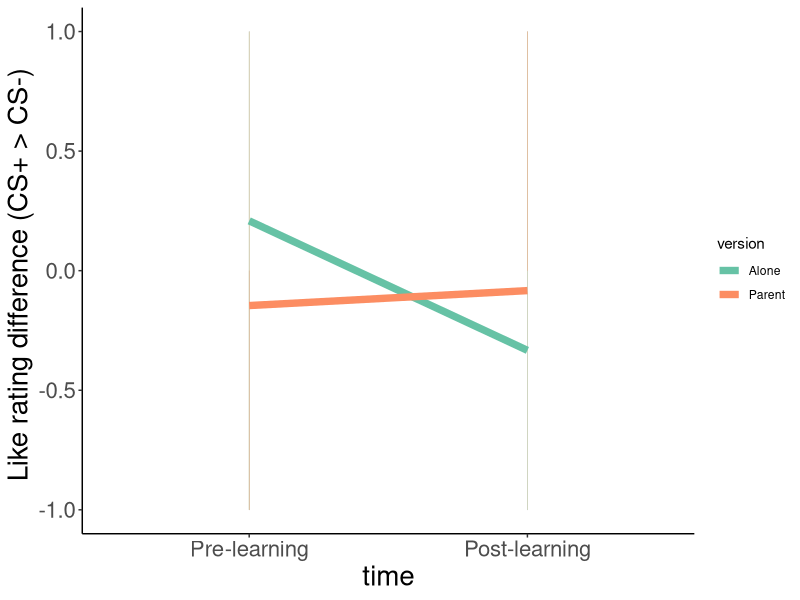

Write the R code that produced this figure.
## ---- chunk 1
#cleaning the environment
  rm(list = ls())
  cat ("\014")
  if(is.null(dev.list()) == FALSE) dev.off()

#Packages
  packages <- c('reshape','psych','rstatix','tidyverse')
  lapply(packages, require, character.only = TRUE)

## ---- chunk 2
#load data
  D <- read.csv("../data/Class_cond_Behav_all_030422.csv")
## ---- chunk 3
#arrange response vars (like+nervous questions)
  DBehav <-D[!is.na(D$LikePre.RESP)|!is.na(D$LikePost.RESP),] #take only rating trials
  
  DBehav$Like.RESP <- NA
  DBehav$Like.RESP[!is.na(DBehav$LikePre.RESP)]  <- DBehav$LikePre.RESP[!is.na(DBehav$LikePre.RESP)] 
  DBehav$Like.RESP[!is.na(DBehav$LikePost.RESP)] <- DBehav$LikePost.RESP[!is.na(DBehav$LikePost.RESP)]
  
  DBehav$Nervous.RESP <- NA
  DBehav$Nervous.RESP[!is.na(DBehav$NervousPre.RESP)]  <- DBehav$NervousPre.RESP[!is.na(DBehav$NervousPre.RESP)] 
  DBehav$Nervous.RESP[!is.na(DBehav$NervousPost.RESP)] <- DBehav$NervousPost.RESP[!is.na(DBehav$NervousPost.RESP)]

  DBehav$time <- NA
  DBehav$time[!is.na(DBehav$LikePre.RESP)]  <-"Pre"
  DBehav$time[!is.na(DBehav$LikePost.RESP)] <-"Post"
  DBehav$version_time_and_stim <- paste0(DBehav$Version,"_",DBehav$time,"_",DBehav$Shape)
  
#take only relevant vars  
  DBehav <- DBehav[,c("Subject","DataFile.Basename","Like.RESP","Nervous.RESP","version_time_and_stim")]
  
#remove version V1_REG of subject EL062  (a redundant, wrong file) 
  DBehav <- DBehav[!(DBehav$Subject==62 & DBehav$DataFile.Basename=="Class_cond_v1_REG-0062-1"),]

## ---- chunk 4
#turn to wide format
#ignore warning message (refers to a subject who is about to be removed from the file anyway)
  DBehav_Wide <- reshape(DBehav, timevar="version_time_and_stim",idvar="Subject", direction="wide")

#import condition data
  DParentInfo <- read.csv("../data/ClassCond_ParentConditionData.csv")
  DBehav_Wide <- merge(DBehav_Wide,DParentInfo[,c("Subject","Version_Parent","Version_Alone")], by="Subject", all.x=T, all.y=F)
  
## ---- chunk 5
#import data
  DDemographics <- read.csv("../data/ELFK_demographics.csv")
  DBehav_Wide <- merge(DBehav_Wide,DDemographics[,c("Subject","SEX","MRI_AGE","DEM_4_RACE_CHILD","DEM_4_RACE_CHILD_OTHER")], by="Subject", all.x=T, all.y=F)
  
#check demographic details
  #age
  summary(DBehav_Wide$MRI_AGE) 
  sd(DBehav_Wide$MRI_AGE, na.rm=T) 
  #sex
  summary(as.factor(DBehav_Wide$SEX))
  #race
  summary(as.factor(DBehav_Wide$DEM_4_RACE_CHILD))
## ---- chunk 6
#remove subjects 76 and 80 (experimenter error- watched the same shapes in both parent and alone condition)
#remove subjects 24 and 88 (did not complete both conditions)
  DBehav <- DBehav[DBehav$Subject!=76 & DBehav$Subject!=80 & DBehav$Subject!=24 & DBehav$Subject!=88,]
  DBehav_Wide <- DBehav_Wide[DBehav_Wide$Subject!=76 & DBehav_Wide$Subject!=80 & DBehav_Wide$Subject!=24 & DBehav_Wide$Subject!=88,]

#remove children from the caregiving related early adversities group
  crEAsgroup <-c("6","60","97","98","99","101","102")
  for (i in crEAsgroup){DBehav <- DBehav[DBehav$Subject!=i,]}
  for (i in crEAsgroup){DBehav_Wide <- DBehav_Wide[DBehav_Wide$Subject!=i,]}
  
#check age and sex for the final behavioral sample
  #age
  summary(DBehav_Wide$MRI_AGE) 
  sd(DBehav_Wide$MRI_AGE, na.rm=T) 
  #sex
  summary(as.factor(DBehav_Wide$SEX))
  
## ---- chunk 7
#like question
  DBehav_Wide$ParentPre_CSPlus <- NA
  DBehav_Wide$ParentPre_CSMinus <- NA
  DBehav_Wide$AlonePre_CSPlus <- NA
  DBehav_Wide$AlonePre_CSMinus <- NA
  
  DBehav_Wide$ParentPost_CSPlus <- NA
  DBehav_Wide$ParentPost_CSMinus <- NA
  DBehav_Wide$AlonePost_CSPlus <- NA
  DBehav_Wide$AlonePost_CSMinus <- NA
  
  DBehav_Wide$ParentPre_CSPlus[DBehav_Wide$Version_Parent=="V1"]   <-DBehav_Wide$Like.RESP.v1_Pre_CSPlus[DBehav_Wide$Version_Parent=="V1"]
  DBehav_Wide$ParentPre_CSPlus[DBehav_Wide$Version_Parent=="V2"]   <-DBehav_Wide$Like.RESP.v2_Pre_CSPlus[DBehav_Wide$Version_Parent=="V2"]
  DBehav_Wide$ParentPre_CSMinus[DBehav_Wide$Version_Parent=="V1"]  <-DBehav_Wide$Like.RESP.v1_Pre_CSMinus[DBehav_Wide$Version_Parent=="V1"]
  DBehav_Wide$ParentPre_CSMinus[DBehav_Wide$Version_Parent=="V2"]  <-DBehav_Wide$Like.RESP.v2_Pre_CSMinus[DBehav_Wide$Version_Parent=="V2"]
  DBehav_Wide$ParentPost_CSPlus[DBehav_Wide$Version_Parent=="V1"]  <-DBehav_Wide$Like.RESP.v1_Post_CSPlus[DBehav_Wide$Version_Parent=="V1"]
  DBehav_Wide$ParentPost_CSPlus[DBehav_Wide$Version_Parent=="V2"]  <-DBehav_Wide$Like.RESP.v2_Post_CSPlus[DBehav_Wide$Version_Parent=="V2"]
  DBehav_Wide$ParentPost_CSMinus[DBehav_Wide$Version_Parent=="V1"] <-DBehav_Wide$Like.RESP.v1_Post_CSMinus[DBehav_Wide$Version_Parent=="V1"]
  DBehav_Wide$ParentPost_CSMinus[DBehav_Wide$Version_Parent=="V2"] <-DBehav_Wide$Like.RESP.v2_Post_CSMinus[DBehav_Wide$Version_Parent=="V2"]
  
  DBehav_Wide$AlonePre_CSPlus[DBehav_Wide$Version_Alone=="V1"]   <-DBehav_Wide$Like.RESP.v1_Pre_CSPlus[DBehav_Wide$Version_Alone=="V1"]
  DBehav_Wide$AlonePre_CSPlus[DBehav_Wide$Version_Alone=="V2"]   <-DBehav_Wide$Like.RESP.v2_Pre_CSPlus[DBehav_Wide$Version_Alone=="V2"]
  DBehav_Wide$AlonePre_CSMinus[DBehav_Wide$Version_Alone=="V1"]  <-DBehav_Wide$Like.RESP.v1_Pre_CSMinus[DBehav_Wide$Version_Alone=="V1"]
  DBehav_Wide$AlonePre_CSMinus[DBehav_Wide$Version_Alone=="V2"]  <-DBehav_Wide$Like.RESP.v2_Pre_CSMinus[DBehav_Wide$Version_Alone=="V2"]
  DBehav_Wide$AlonePost_CSPlus[DBehav_Wide$Version_Alone=="V1"]  <-DBehav_Wide$Like.RESP.v1_Post_CSPlus[DBehav_Wide$Version_Alone=="V1"]
  DBehav_Wide$AlonePost_CSPlus[DBehav_Wide$Version_Alone=="V2"]  <-DBehav_Wide$Like.RESP.v2_Post_CSPlus[DBehav_Wide$Version_Alone=="V2"]
  DBehav_Wide$AlonePost_CSMinus[DBehav_Wide$Version_Alone=="V1"] <-DBehav_Wide$Like.RESP.v1_Post_CSMinus[DBehav_Wide$Version_Alone=="V1"]
  DBehav_Wide$AlonePost_CSMinus[DBehav_Wide$Version_Alone=="V2"] <-DBehav_Wide$Like.RESP.v2_Post_CSMinus[DBehav_Wide$Version_Alone=="V2"] 
  
#nervous question
  DBehav_Wide$ParentPre_CSPlus.ner <- NA
  DBehav_Wide$ParentPre_CSMinus.ner <- NA
  DBehav_Wide$AlonePre_CSPlus.ner <- NA
  DBehav_Wide$AlonePre_CSMinus.ner <- NA
  
  DBehav_Wide$ParentPost_CSPlus.ner <- NA
  DBehav_Wide$ParentPost_CSMinus.ner <- NA
  DBehav_Wide$AlonePost_CSPlus.ner <- NA
  DBehav_Wide$AlonePost_CSMinus.ner <- NA
  
  DBehav_Wide$ParentPre_CSPlus.ner[DBehav_Wide$Version_Parent=="V1"]   <-DBehav_Wide$Nervous.RESP.v1_Pre_CSPlus[DBehav_Wide$Version_Parent=="V1"]
  DBehav_Wide$ParentPre_CSPlus.ner[DBehav_Wide$Version_Parent=="V2"]   <-DBehav_Wide$Nervous.RESP.v2_Pre_CSPlus[DBehav_Wide$Version_Parent=="V2"]
  DBehav_Wide$ParentPre_CSMinus.ner[DBehav_Wide$Version_Parent=="V1"]  <-DBehav_Wide$Nervous.RESP.v1_Pre_CSMinus[DBehav_Wide$Version_Parent=="V1"]
  DBehav_Wide$ParentPre_CSMinus.ner[DBehav_Wide$Version_Parent=="V2"]  <-DBehav_Wide$Nervous.RESP.v2_Pre_CSMinus[DBehav_Wide$Version_Parent=="V2"]
  DBehav_Wide$ParentPost_CSPlus.ner[DBehav_Wide$Version_Parent=="V1"]  <-DBehav_Wide$Nervous.RESP.v1_Post_CSPlus[DBehav_Wide$Version_Parent=="V1"]
  DBehav_Wide$ParentPost_CSPlus.ner[DBehav_Wide$Version_Parent=="V2"]  <-DBehav_Wide$Nervous.RESP.v2_Post_CSPlus[DBehav_Wide$Version_Parent=="V2"]
  DBehav_Wide$ParentPost_CSMinus.ner[DBehav_Wide$Version_Parent=="V1"] <-DBehav_Wide$Nervous.RESP.v1_Post_CSMinus[DBehav_Wide$Version_Parent=="V1"]
  DBehav_Wide$ParentPost_CSMinus.ner[DBehav_Wide$Version_Parent=="V2"] <-DBehav_Wide$Nervous.RESP.v2_Post_CSMinus[DBehav_Wide$Version_Parent=="V2"]
  
  DBehav_Wide$AlonePre_CSPlus.ner[DBehav_Wide$Version_Alone=="V1"]   <-DBehav_Wide$Nervous.RESP.v1_Pre_CSPlus[DBehav_Wide$Version_Alone=="V1"]
  DBehav_Wide$AlonePre_CSPlus.ner[DBehav_Wide$Version_Alone=="V2"]   <-DBehav_Wide$Nervous.RESP.v2_Pre_CSPlus[DBehav_Wide$Version_Alone=="V2"]
  DBehav_Wide$AlonePre_CSMinus.ner[DBehav_Wide$Version_Alone=="V1"]  <-DBehav_Wide$Nervous.RESP.v1_Pre_CSMinus[DBehav_Wide$Version_Alone=="V1"]
  DBehav_Wide$AlonePre_CSMinus.ner[DBehav_Wide$Version_Alone=="V2"]  <-DBehav_Wide$Nervous.RESP.v2_Pre_CSMinus[DBehav_Wide$Version_Alone=="V2"]
  DBehav_Wide$AlonePost_CSPlus.ner[DBehav_Wide$Version_Alone=="V1"]  <-DBehav_Wide$Nervous.RESP.v1_Post_CSPlus[DBehav_Wide$Version_Alone=="V1"]
  DBehav_Wide$AlonePost_CSPlus.ner[DBehav_Wide$Version_Alone=="V2"]  <-DBehav_Wide$Nervous.RESP.v2_Post_CSPlus[DBehav_Wide$Version_Alone=="V2"]
  DBehav_Wide$AlonePost_CSMinus.ner[DBehav_Wide$Version_Alone=="V1"] <-DBehav_Wide$Nervous.RESP.v1_Post_CSMinus[DBehav_Wide$Version_Alone=="V1"]
  DBehav_Wide$AlonePost_CSMinus.ner[DBehav_Wide$Version_Alone=="V2"] <-DBehav_Wide$Nervous.RESP.v2_Post_CSMinus[DBehav_Wide$Version_Alone=="V2"]
## ---- chunk 8
#first, create a variable for each run order (v1 and v2)
#like question
#a more negative score means that the CS+ was less liked than the CSminus
  DBehav_Wide$v1_Pre_PlusMinMinus  <- DBehav_Wide$Like.RESP.v1_Pre_CSPlus - DBehav_Wide$Like.RESP.v1_Pre_CSMinus
  DBehav_Wide$v1_Post_PlusMinMinus <- DBehav_Wide$Like.RESP.v1_Post_CSPlus- DBehav_Wide$Like.RESP.v1_Post_CSMinus
  DBehav_Wide$v2_Pre_PlusMinMinus  <- DBehav_Wide$Like.RESP.v2_Pre_CSPlus - DBehav_Wide$Like.RESP.v2_Pre_CSMinus
  DBehav_Wide$v2_Post_PlusMinMinus <- DBehav_Wide$Like.RESP.v2_Post_CSPlus- DBehav_Wide$Like.RESP.v2_Post_CSMinus
  
#nervous question
#a more positive score means that the CS+ made participants more nervous than the CS-
  DBehav_Wide$v1_Pre_PlusMinMinus.ner  <- DBehav_Wide$Nervous.RESP.v1_Pre_CSPlus - DBehav_Wide$Nervous.RESP.v1_Pre_CSMinus
  DBehav_Wide$v1_Post_PlusMinMinus.ner <- DBehav_Wide$Nervous.RESP.v1_Post_CSPlus- DBehav_Wide$Nervous.RESP.v1_Post_CSMinus
  DBehav_Wide$v2_Pre_PlusMinMinus.ner  <- DBehav_Wide$Nervous.RESP.v2_Pre_CSPlus - DBehav_Wide$Nervous.RESP.v2_Pre_CSMinus
  DBehav_Wide$v2_Post_PlusMinMinus.ner <- DBehav_Wide$Nervous.RESP.v2_Post_CSPlus- DBehav_Wide$Nervous.RESP.v2_Post_CSMinus
  
#next, create difference score according to condition (parent vs. alone) 
  #Like question
  DBehav_Wide$Parent_Pre_PlusMinMinus <- NA
  DBehav_Wide$Alone_Pre_PlusMinMinus <- NA
  DBehav_Wide$Parent_Post_PlusMinMinus <- NA
  DBehav_Wide$Alone_Post_PlusMinMinus <- NA
  
  DBehav_Wide$Parent_Pre_PlusMinMinus[DBehav_Wide$Version_Parent=="V1"] <-DBehav_Wide$v1_Pre_PlusMinMinus[DBehav_Wide$Version_Parent=="V1"]
  DBehav_Wide$Parent_Pre_PlusMinMinus[DBehav_Wide$Version_Parent=="V2"] <-DBehav_Wide$v2_Pre_PlusMinMinus[DBehav_Wide$Version_Parent=="V2"]
  
  DBehav_Wide$Alone_Pre_PlusMinMinus[DBehav_Wide$Version_Alone=="V1"] <-DBehav_Wide$v1_Pre_PlusMinMinus[DBehav_Wide$Version_Alone=="V1"]
  DBehav_Wide$Alone_Pre_PlusMinMinus[DBehav_Wide$Version_Alone=="V2"] <-DBehav_Wide$v2_Pre_PlusMinMinus[DBehav_Wide$Version_Alone=="V2"]
  
  DBehav_Wide$Parent_Post_PlusMinMinus[DBehav_Wide$Version_Parent=="V1"] <-DBehav_Wide$v1_Post_PlusMinMinus[DBehav_Wide$Version_Parent=="V1"]
  DBehav_Wide$Parent_Post_PlusMinMinus[DBehav_Wide$Version_Parent=="V2"] <-DBehav_Wide$v2_Post_PlusMinMinus[DBehav_Wide$Version_Parent=="V2"]
  
  DBehav_Wide$Alone_Post_PlusMinMinus[DBehav_Wide$Version_Alone=="V1"] <-DBehav_Wide$v1_Post_PlusMinMinus[DBehav_Wide$Version_Alone=="V1"]
  DBehav_Wide$Alone_Post_PlusMinMinus[DBehav_Wide$Version_Alone=="V2"] <-DBehav_Wide$v2_Post_PlusMinMinus[DBehav_Wide$Version_Alone=="V2"]
  
  #Nervous question
  DBehav_Wide$Parent_Pre_PlusMinMinus.ner <- NA
  DBehav_Wide$Alone_Pre_PlusMinMinus.ner <- NA
  DBehav_Wide$Parent_Post_PlusMinMinus.ner <- NA
  DBehav_Wide$Alone_Post_PlusMinMinus.ner <- NA
  
  DBehav_Wide$Parent_Pre_PlusMinMinus.ner[DBehav_Wide$Version_Parent=="V1"] <-DBehav_Wide$v1_Pre_PlusMinMinus.ner[DBehav_Wide$Version_Parent=="V1"]
  DBehav_Wide$Parent_Pre_PlusMinMinus.ner[DBehav_Wide$Version_Parent=="V2"] <-DBehav_Wide$v2_Pre_PlusMinMinus.ner[DBehav_Wide$Version_Parent=="V2"]
  
  DBehav_Wide$Alone_Pre_PlusMinMinus.ner[DBehav_Wide$Version_Alone=="V1"] <-DBehav_Wide$v1_Pre_PlusMinMinus.ner[DBehav_Wide$Version_Alone=="V1"]
  DBehav_Wide$Alone_Pre_PlusMinMinus.ner[DBehav_Wide$Version_Alone=="V2"] <-DBehav_Wide$v2_Pre_PlusMinMinus.ner[DBehav_Wide$Version_Alone=="V2"]
  
  DBehav_Wide$Parent_Post_PlusMinMinus.ner[DBehav_Wide$Version_Parent=="V1"] <-DBehav_Wide$v1_Post_PlusMinMinus.ner[DBehav_Wide$Version_Parent=="V1"]
  DBehav_Wide$Parent_Post_PlusMinMinus.ner[DBehav_Wide$Version_Parent=="V2"] <-DBehav_Wide$v2_Post_PlusMinMinus.ner[DBehav_Wide$Version_Parent=="V2"]
  
  DBehav_Wide$Alone_Post_PlusMinMinus.ner[DBehav_Wide$Version_Alone=="V1"] <-DBehav_Wide$v1_Post_PlusMinMinus.ner[DBehav_Wide$Version_Alone=="V1"]
  DBehav_Wide$Alone_Post_PlusMinMinus.ner[DBehav_Wide$Version_Alone=="V2"] <-DBehav_Wide$v2_Post_PlusMinMinus.ner[DBehav_Wide$Version_Alone=="V2"]
  
## ---- chunk 9
#like question
  describe(DBehav_Wide[,c("ParentPre_CSMinus","ParentPost_CSMinus","ParentPre_CSPlus","ParentPost_CSPlus",
                          "AlonePre_CSMinus","AlonePost_CSMinus","AlonePre_CSPlus","AlonePost_CSPlus")])

#nervous question
  describe (DBehav_Wide[,c("ParentPre_CSMinus.ner","ParentPost_CSMinus.ner","ParentPre_CSPlus.ner","ParentPost_CSPlus.ner",
                           "AlonePre_CSMinus.ner","AlonePost_CSMinus.ner","AlonePre_CSPlus.ner","AlonePost_CSPlus.ner")])

#difference score-like question
  describe(DBehav_Wide[,c("Parent_Pre_PlusMinMinus","Parent_Post_PlusMinMinus",
                          "Alone_Pre_PlusMinMinus","Alone_Post_PlusMinMinus")])
  
#difference score-nervous question
  describe(DBehav_Wide[,c("Parent_Pre_PlusMinMinus.ner","Parent_Post_PlusMinMinus.ner",
                          "Alone_Pre_PlusMinMinus.ner","Alone_Post_PlusMinMinus.ner")])

## ---- chunk 10
#relation with sex
t.test (data = DBehav_Wide, Parent_Pre_PlusMinMinus ~ SEX)
t.test (data = DBehav_Wide, Parent_Post_PlusMinMinus ~ SEX)
t.test (data = DBehav_Wide, Alone_Pre_PlusMinMinus ~ SEX)
t.test (data = DBehav_Wide, Alone_Post_PlusMinMinus ~ SEX)

t.test (data = DBehav_Wide, Parent_Pre_PlusMinMinus.ner ~ SEX)
t.test (data = DBehav_Wide, Parent_Post_PlusMinMinus.ner ~ SEX)
t.test (data = DBehav_Wide, Alone_Pre_PlusMinMinus.ner ~ SEX)
t.test (data = DBehav_Wide, Alone_Post_PlusMinMinus.ner ~ SEX)

#relation with age
cor.test (DBehav_Wide$Parent_Pre_PlusMinMinus, DBehav_Wide$MRI_AGE )
cor.test (DBehav_Wide$Parent_Post_PlusMinMinus, DBehav_Wide$MRI_AGE )
cor.test (DBehav_Wide$Alone_Pre_PlusMinMinus, DBehav_Wide$MRI_AGE )
cor.test (DBehav_Wide$Alone_Post_PlusMinMinus, DBehav_Wide$MRI_AGE )

cor.test (DBehav_Wide$Parent_Pre_PlusMinMinus.ner, DBehav_Wide$MRI_AGE )
cor.test (DBehav_Wide$Parent_Post_PlusMinMinus.ner, DBehav_Wide$MRI_AGE )
cor.test (DBehav_Wide$Alone_Pre_PlusMinMinus.ner, DBehav_Wide$MRI_AGE )
cor.test (DBehav_Wide$Alone_Post_PlusMinMinus.ner, DBehav_Wide$MRI_AGE )

## ---- chunk 11
 DBehav_Longdif <- DBehav_Wide[,c("Subject",
                                  "Parent_Pre_PlusMinMinus","Parent_Post_PlusMinMinus",
                                  "Alone_Pre_PlusMinMinus","Alone_Post_PlusMinMinus",
                                  "Parent_Pre_PlusMinMinus.ner","Parent_Post_PlusMinMinus.ner",
                                  "Alone_Pre_PlusMinMinus.ner","Alone_Post_PlusMinMinus.ner")]

#change vars names
 colnames(DBehav_Longdif) <- gsub("_PlusMinMinus","",colnames(DBehav_Longdif))
 colnames(DBehav_Longdif) <- gsub("_","",colnames(DBehav_Longdif))
 col <- colnames(DBehav_Longdif)
 colnames(DBehav_Longdif)[c(which(col=="ParentPre.ner"),which(col=="ParentPost.ner"),which(col=="AlonePre.ner"),which(col=="AlonePost.ner"))] <-
                          c("NervousRESP_ParentPre","NervousRESP_ParentPost","NervousRESP_AlonePre","NervousRESP_AlonePost")
 colnames(DBehav_Longdif)[c(which(col=="ParentPre"),which(col=="ParentPost"), which(col=="AlonePre"),which(col=="AlonePost"))] <-
                          c("LikeRESP_ParentPre","LikeRESP_ParentPost","LikeRESP_AlonePre","LikeRESP_AlonePost")
 
#turn to long format 
 DBehav_Longdif <- reshape(DBehav_Longdif,idvar="Subject", timevar = "versiontime",
                                varying=colnames(DBehav_Longdif)[2:9],direction="long", sep="_")
  
 DBehav_Longdif$version <-NA
 DBehav_Longdif$version[DBehav_Longdif$versiontime=="ParentPre"|DBehav_Longdif$versiontime=="ParentPost"] <- "Parent"
 DBehav_Longdif$version[DBehav_Longdif$versiontime=="AlonePre"|DBehav_Longdif$versiontime=="AlonePost"] <- "Alone"
  
 DBehav_Longdif$time <-NA
 DBehav_Longdif$time[DBehav_Longdif$versiontime=="ParentPre"| DBehav_Longdif$versiontime=="AlonePre"] <- "1Pre"
 DBehav_Longdif$time[DBehav_Longdif$versiontime=="ParentPost"| DBehav_Longdif$versiontime=="AlonePost"] <- "2Post"
 
#verify that means stay the same after reshaping
 describeBy(data=DBehav_Longdif, LikeRESP ~ time+version)  
 describeBy(data=DBehav_Longdif, NervousRESP ~ time+version)
#all good
  
## ---- chunk 12

#three-way anova
  LikeRESP_anovatest <- anova_test(data = DBehav_Longdif, dv = LikeRESP, wid = Subject,within = c(version, time), type=3, effect.size = "pes")
  get_anova_table(LikeRESP_anovatest, correction ="GG")
  
#investigate simple effects - with ttests
  t.test (DBehav_Wide$Parent_Post_PlusMinMinus,DBehav_Wide$Parent_Pre_PlusMinMinus,paired = TRUE, alternative = "two.sided")
  t.test (DBehav_Wide$Alone_Post_PlusMinMinus, DBehav_Wide$Alone_Pre_PlusMinMinus,paired = TRUE, alternative = "two.sided")
  #using Benjamin Hochberg calculator (https://www.sdmproject.com/utilities/?show=FDR), adjusted pvalue for the parent simple effect is p = .052
  
#just for verification: investigate simple effects with anova
  LikeRESP_bycond <- DBehav_Longdif %>%
    group_by(version) %>%
    anova_test(dv = LikeRESP, wid = Subject, within = time) %>%
    get_anova_table() %>%
    adjust_pvalue(method = "hochberg") %>%
    ungroup
  
  LikeRESP_bycond
  
#visualization
#a) summarize overall group effects by condition
  sum_dif <- DBehav_Longdif %>% 
    mutate(version = as.factor(version)) %>% 
    group_by(version, time) %>% 
    summarize(LikeRESP = mean(LikeRESP, na.rm = T))
  sum_dif
  
#b) plot- NEED TO ADD STANDARD ERRORS
  LikeRESP_plot <- ggplot(data = DBehav_Longdif, aes(x = time, y = LikeRESP, color = version)) + 
    geom_path(alpha = 0.2, size = 0.2) +
    labs (x = "time", y = "Like rating difference (CS+ > CS-) ") +
    scale_x_discrete(labels=c("Pre-learning", "Post-learning")) +
    ylim(-1, 1) +
    geom_line(data = sum_dif, aes(x = time, y = LikeRESP, group = version,color = version), size = 2.5) +
    theme_classic() +
    scale_color_brewer(palette="Set2") +
    scale_linetype_manual(values=c("dashed", "solid")) +
    theme(axis.text = element_text(size = 16) , axis.title = element_text(size = 20))
  LikeRESP_plot
  
## ---- chunk 13

#three-way anova
  NervousRESP_anovatest <- anova_test(data = DBehav_Longdif, dv = NervousRESP, wid = Subject,within = c(version, time), type=3, effect.size = "pes")
  get_anova_table(NervousRESP_anovatest, correction = "GG")
  
#investigate the main effect of time 
  DBehav_Wide$Bothcond_Post_PlusMinMinus.ner <- rowMeans(DBehav_Wide[,c("Parent_Post_PlusMinMinus.ner","Alone_Post_PlusMinMinus.ner")],na.rm=T)
  DBehav_Wide$Bothcond_Pre_PlusMinMinus.ner <- rowMeans(DBehav_Wide[,c("Parent_Pre_PlusMinMinus.ner","Alone_Pre_PlusMinMinus.ner")],na.rm=T)
  
  describe(DBehav_Wide[,c("Bothcond_Post_PlusMinMinus.ner","Bothcond_Pre_PlusMinMinus.ner")])
  t.test (DBehav_Wide$Bothcond_Post_PlusMinMinus.ner,DBehav_Wide$Bothcond_Pre_PlusMinMinus.ner,paired = TRUE, alternative = "two.sided")
  
